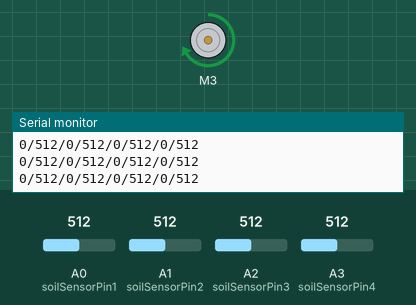
The sketch below on a simulated Arduino Uno, built with avr-gcc and run on an emulated ATmega328P. Shown: DC motor (green arrow = forward, orange = backward, longer = faster), the last lines printed to the serial monitor. Inputs (shaded band) come from the test bench; at power-on: A0 (soilSensorPin1) = 512, A1 (soilSensorPin2) = 512, A3 (soilSensorPin4) = 512, A2 (soilSensorPin3) = 512.

Above: at 1.2 s.
1.3 s: A0 (soilSensorPin1) set to 855
4.3 s: A0 (soilSensorPin1) set to 881
At 5.1 s:
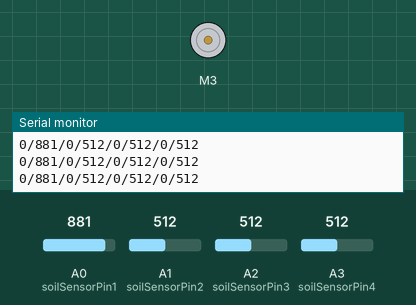
5.8 s: A1 (soilSensorPin2) set to 487
At 6.5 s:
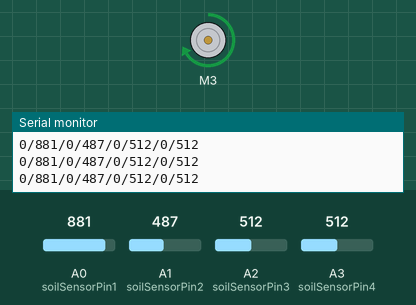
7.3 s: A3 (soilSensorPin4) set to 106
10.3 s: A3 (soilSensorPin4) set to 94
11.8 s: A2 (soilSensorPin3) set to 992
At 12.1 s:
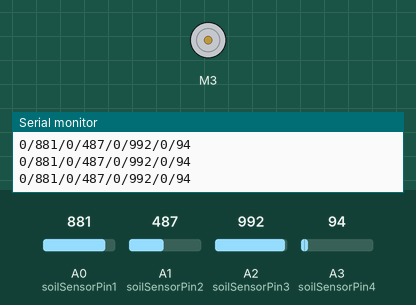
Timing chart, 0 to 14.8 s (numbered marks = the images above; inputs shaded):
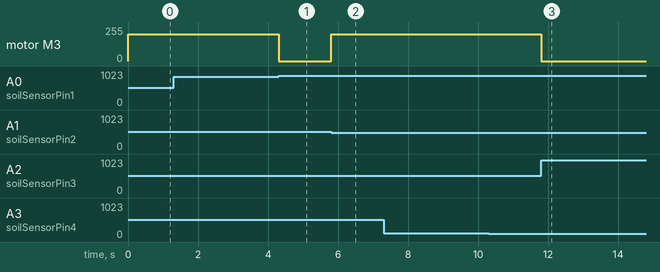

The sketch:

receiver_control.ino
```cpp
// Inclusing necessary libraries
#include <Wire.h>
#include <Adafruit_MotorShield.h>
#include "utility/Adafruit_MS_PWMServoDriver.h"

// Create the motor shield object with the default I2C address
Adafruit_MotorShield AFMS = Adafruit_MotorShield();

// Creating the pump as a "motor"
Adafruit_DCMotor *pump = AFMS.getMotor(3);

// setting up the variables needed to read the light sensor values
// c tells us which light sensor it is
char c;
// i tells us what the actual value is
int i;

// initializing the soil sensor analog pin inputs as well as their values
int soilSensorVal1;
int soilSensorPin1 = A0;
int soilSensorVal2;
int soilSensorPin2 = A1;
int soilSensorVal3;
int soilSensorPin3 = A2;
int soilSensorVal4;
int soilSensorPin4 = A3;

// the treshold below which the pump will turn on
int treshold = 600;

// the speed necessary to get the pump running
int pumpOnSpeed = 200;

// initializing the light sensor values that will be read from the writer arduino
int lightSensorVal1;
int lightSensorVal2;
int lightSensorVal3;
int lightSensorVal4;


void setup() {
  // setting up the writer reciever relationship with the other arduino
  Wire.begin(8);
  Wire.onReceive(receiveEvent);
  Serial.begin(9600);
  AFMS.begin();
  pump->setSpeed(pumpOnSpeed);
  pump->run(FORWARD);
  // turn on motor
  pump->run(RELEASE);
}

void loop() {
  // first, the code reads the soil sensor values from the arduino
  readSoilSensorVals();
  // if average soil level is less than the treshold, turn the water on
  if ((soilSensorVal1 + soilSensorVal2 + soilSensorVal3 + soilSensorVal4)/4 < treshold) {
    pump->run(FORWARD);
  } else {
    pump->run(RELEASE);
  }
  // printing the soil and light values to be sent to the GUI
  printVals();
}

//RECEIVER FUNCTION
void receiveEvent(int howMany) {
  while(Wire.available()) {
    // if it is the second variable sent that means it is a sensor value
    if (Wire.available()%2 == 1) {
      i = Wire.read();
      // depending on the value read right before, the new value read will be one of the sensor values
      if (c == 'a') {
        lightSensorVal1 = i;
      }
      else if (c == 'b') {
        lightSensorVal2 = i;
      }
      else if (c == 'c') {
        lightSensorVal3 = i;
      }
      else if (c == 'd') {
        lightSensorVal4 = i;
      }
    } else {
      // if it is not a number, that means it is not a sensor value, so it should read the value to tell us what sensor value it is for
      c = Wire.read();

    }
  }
}

// function to read all of the soil sensor values from the different pins
void readSoilSensorVals() {
  soilSensorVal1 = analogRead(soilSensorPin1);
  soilSensorVal2 = analogRead(soilSensorPin2);
  soilSensorVal3 = analogRead(soilSensorPin3);
  soilSensorVal4 = analogRead(soilSensorPin4);
}


// Serial printing all values to be sent to the GUI
void printVals() {
  Serial.print(lightSensorVal1);
  Serial.print("/");
  Serial.print(soilSensorVal1);
  Serial.print("/");
  Serial.print(lightSensorVal2);
  Serial.print("/");
  Serial.print(soilSensorVal2);
  Serial.print("/");
  Serial.print(lightSensorVal3);
  Serial.print("/");
  Serial.print(soilSensorVal3);
  Serial.print("/");
  Serial.print(lightSensorVal4);
  Serial.print("/");
  Serial.println(soilSensorVal4);
}
```

Measured:
- the behaviour switches between 863 and 864 on A0 (soilSensorPin1) (found by bisection; images 0 and 1)
- the behaviour switches between 495 and 494 on A1 (soilSensorPin2) (found by bisection; images 1 and 2)
- after the input at 4.3 s, motor M3: forward 200/255 → stopped at once
- after the input at 5.8 s, motor M3: stopped → forward 200/255 at once
- after the input at 11.8 s, motor M3: forward 200/255 → stopped at once
